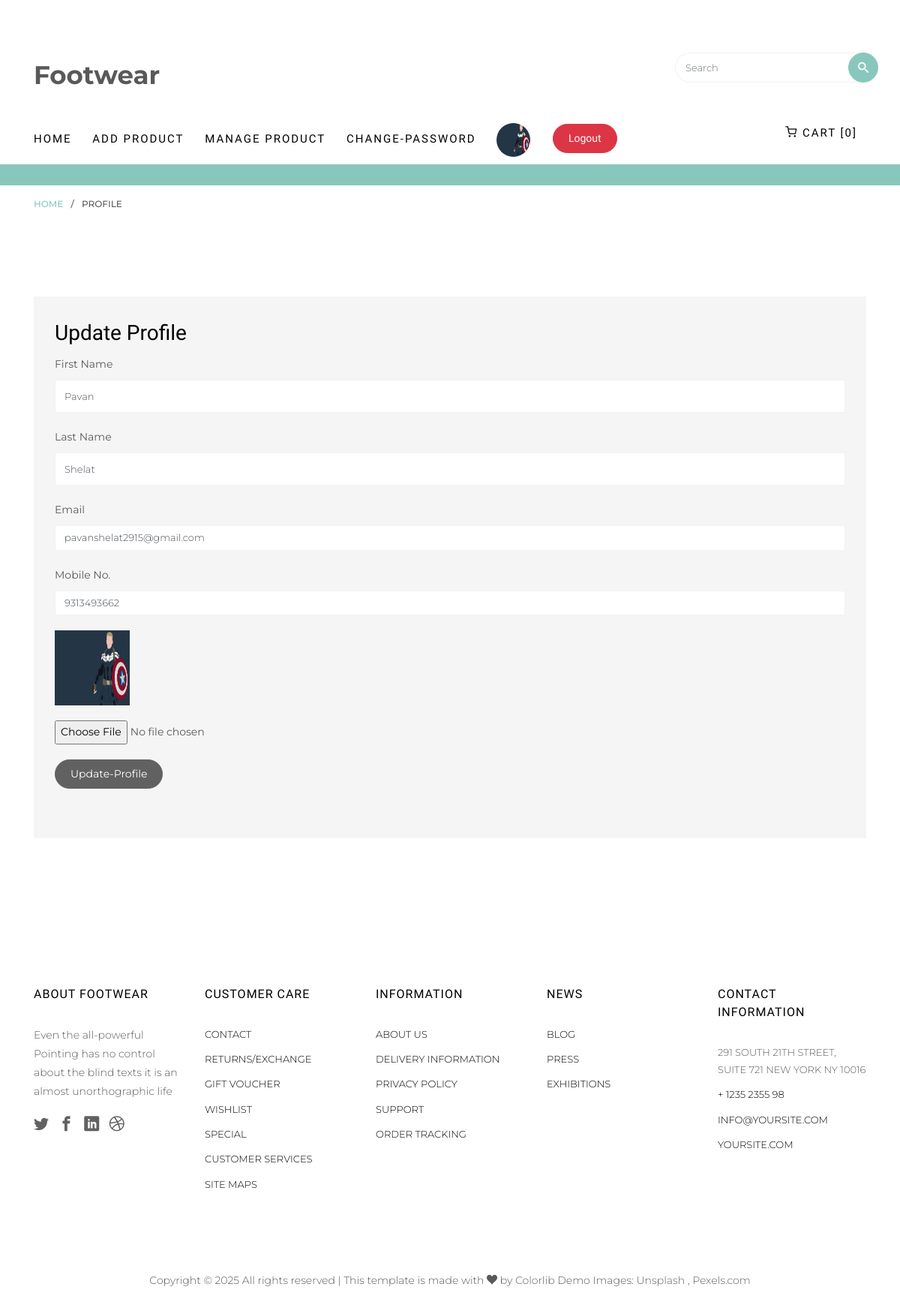
/profile/ (signed in), run on the app's committed database.
### myapp/models.py (models this page shows, shortened)
class User(models.Model):
    fname = models.CharField(max_length=40)
    lname = models.CharField(max_length=40)
    email = models.EmailField(unique=True)
    mobile = models.BigIntegerField(unique=True)
    password = models.CharField(max_length=20)
    profile = models.ImageField(default="",upload_to="profile/")
    usertype = models.CharField(default="buyer",max_length=40)

### myapp/views.py (the view)
# urls.py: path('profile/', views.profile, name='profile'),
def profile(request):
    user = User.objects.get(email=request.session['email'])
    if request.method == "POST":
        user.fname = request.POST['fname']
        user.lname = request.POST['lname']
        user.mobile=request.POST['mobile']
        try:
            user.profile=request.FILES['profile']
            user.save()
        except:
            pass
        request.session['profile']=user.profile.url
        user.save()
        if user.usertype == "buyer":
            return redirect('index')
        else:
            return redirect('sindex')
    else:
        if user.usertype == "buyer":
            return render(request,'profile.html',{'user':user})
        else:
            return render(request,'sprofile.html',{'user':user})

### myapp/templates/sprofile.html (shortened to what this page needs)
{% extends "sheader.html" %}
{% load static %}
{% block content %}
    <div class="breadcrumbs">
        <div class="container">
            <div class="row">
                <div class="col">
                    <p class="bread"><span><a href="index.html">Home</a></span> / <span>Profile</span></p>
                </div>
            </div>
        </div>
    </div>
    <div id="colorlib-contact">
        <div class="container">
            <div class="row">
                <div class="col-md-12">
                <div class="contact-wrap">
                    <h3>Update Profile</h3>
                    <form method="post" action="{% url 'profile' %}" class="contact-form" enctype="multipart/form-data">
                        <div class="row">
                            <div class="col-md-12">
                                <div class="form-group">
                                    <label for="fname">First Name</label>
                                    <input type="text" name="fname" id="fname" class="form-control" value="{{user.fname}}">
                                </div>
                            </div>
                            <div class="col-md-12">
                                <div class="form-group">
                                    <label for="lname">Last Name</label>
                                    <input type="text" name="lname" id="lname" class="form-control" value="{{user.lname}}">
                                </div>
                            </div>
                            <div class="col-sm-12">
                                <div class="form-group">
                                    <label for="email">Email</label>
                                    <input disabled type="email" name="email" id="email" class="form-control" value="{{user.email}}">
                                </div>
                            </div>
                            <div class="col-sm-12">
                                <div class="form-group">
                                    <label for="mobile">Mobile No.</label>
                                    <input type="Number" name="mobile" id="mobile" class="form-control" value="{{user.mobile}}">
                                </div>
                            </div>
                            <div class="col-sm-12">
                                <div class="form-group">
                                    <img src="{{user.profile.url}}" alt="" style="width: 100px; height: 100px;">
                                </div>
                            </div>
                            <div class="col-sm-12">
                                <div class="form-group">
                                    <input type="file" name="profile" value="{{user.profile.url}}">
                                </div>
                            </div>
                            <div class="col-sm-12">
                                <div class="form-group">
                                    <input type="submit" value="Update-Profile" class="btn btn-primary">
                                </div>
                            </div>
                        </div>
                    </form>
                </div>
                </div>
            </div>
        </div>
    </div>
 {% endblock %}

### data on the page
User: fname "Pavan", lname "Shelat", email "pavanshelat2915@gmail.com", mobile "9313493662", profile (picture)
